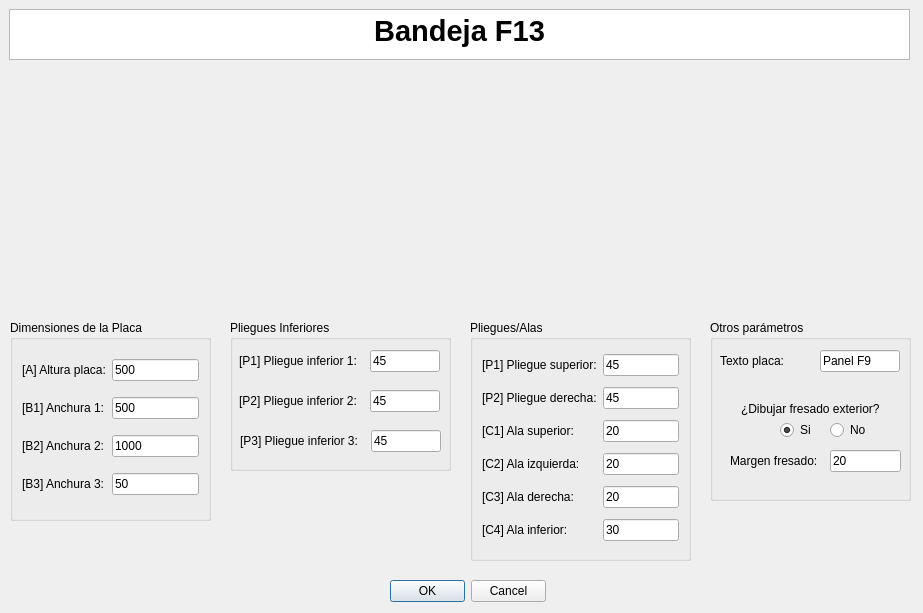
<?xml version="1.0" encoding="UTF-8"?>
<ui version="4.0">
 <class>MyPositionDialog</class>
 <widget class="QDialog" name="MyPositionDialog">
  <property name="geometry">
   <rect>
    <x>0</x>
    <y>0</y>
    <width>923</width>
    <height>613</height>
   </rect>
  </property>
  <property name="windowTitle">
   <string>Enter Position</string>
  </property>
  <property name="whatsThis">
   <string>&lt;html&gt;&lt;head/&gt;&lt;body&gt;&lt;p&gt;Esta ventana de KSDpanel te permite introducir todas las medidas correspondientes del panel seleccionado.&lt;/p&gt;&lt;p&gt;Recuerda que todas las medidas deben de ir en milimetros (mm).&lt;/p&gt;&lt;/body&gt;&lt;/html&gt;</string>
  </property>
  <widget class="QDialogButtonBox" name="buttonBox">
   <property name="geometry">
    <rect>
     <x>390</x>
     <y>580</y>
     <width>156</width>
     <height>23</height>
    </rect>
   </property>
   <property name="orientation">
    <enum>Qt::Horizontal</enum>
   </property>
   <property name="standardButtons">
    <set>QDialogButtonBox::Cancel|QDialogButtonBox::Ok</set>
   </property>
  </widget>
  <widget class="QTextBrowser" name="textBrowser">
   <property name="geometry">
    <rect>
     <x>9</x>
     <y>9</y>
     <width>901</width>
     <height>51</height>
    </rect>
   </property>
   <property name="html">
    <string>&lt;!DOCTYPE HTML PUBLIC &quot;-//W3C//DTD HTML 4.0//EN&quot; &quot;http://www.w3.org/TR/REC-html40/strict.dtd&quot;&gt;
&lt;html&gt;&lt;head&gt;&lt;meta name=&quot;qrichtext&quot; content=&quot;1&quot; /&gt;&lt;style type=&quot;text/css&quot;&gt;
p, li { white-space: pre-wrap; }
&lt;/style&gt;&lt;/head&gt;&lt;body style=&quot; font-family:'MS Shell Dlg 2'; font-size:8.25pt; font-weight:400; font-style:normal;&quot;&gt;
&lt;p align=&quot;center&quot; style=&quot; margin-top:0px; margin-bottom:0px; margin-left:0px; margin-right:0px; -qt-block-indent:0; text-indent:0px;&quot;&gt;&lt;span style=&quot; font-size:22pt; font-weight:600;&quot;&gt;Bandeja F13&lt;/span&gt;&lt;/p&gt;&lt;/body&gt;&lt;/html&gt;</string>
   </property>
  </widget>
  <widget class="QGroupBox" name="groupBox">
   <property name="geometry">
    <rect>
     <x>230</x>
     <y>320</y>
     <width>221</width>
     <height>151</height>
    </rect>
   </property>
   <property name="styleSheet">
    <string notr="true">font: 10pt &quot;MS Shell Dlg 2&quot;;</string>
   </property>
   <property name="title">
    <string>Pliegues Inferiores</string>
   </property>
   <widget class="QLabel" name="label_14">
    <property name="geometry">
     <rect>
      <x>9</x>
      <y>30</y>
      <width>131</width>
      <height>22</height>
     </rect>
    </property>
    <property name="text">
     <string>[P1] Pliegue inferior 1:</string>
    </property>
   </widget>
   <widget class="QLineEdit" name="pliegueInf1UI">
    <property name="geometry">
     <rect>
      <x>140</x>
      <y>30</y>
      <width>70</width>
      <height>22</height>
     </rect>
    </property>
    <property name="text">
     <string>45</string>
    </property>
   </widget>
   <widget class="QLabel" name="label_15">
    <property name="geometry">
     <rect>
      <x>9</x>
      <y>70</y>
      <width>141</width>
      <height>22</height>
     </rect>
    </property>
    <property name="text">
     <string>[P2] Pliegue inferior 2:</string>
    </property>
   </widget>
   <widget class="QLineEdit" name="pliegueInf2UI">
    <property name="geometry">
     <rect>
      <x>140</x>
      <y>70</y>
      <width>70</width>
      <height>22</height>
     </rect>
    </property>
    <property name="text">
     <string>45</string>
    </property>
   </widget>
   <widget class="QLabel" name="label_16">
    <property name="geometry">
     <rect>
      <x>10</x>
      <y>110</y>
      <width>161</width>
      <height>22</height>
     </rect>
    </property>
    <property name="text">
     <string>[P3] Pliegue inferior 3:</string>
    </property>
   </widget>
   <widget class="QLineEdit" name="pliegueInf3UI">
    <property name="geometry">
     <rect>
      <x>141</x>
      <y>110</y>
      <width>70</width>
      <height>22</height>
     </rect>
    </property>
    <property name="text">
     <string>45</string>
    </property>
   </widget>
  </widget>
  <widget class="QGroupBox" name="groupBox_2">
   <property name="geometry">
    <rect>
     <x>470</x>
     <y>320</y>
     <width>221</width>
     <height>241</height>
    </rect>
   </property>
   <property name="styleSheet">
    <string notr="true">font: 10pt &quot;MS Shell Dlg 2&quot;;</string>
   </property>
   <property name="title">
    <string>Pliegues/Alas</string>
   </property>
   <layout class="QGridLayout" name="gridLayout_2">
    <item row="0" column="1">
     <widget class="QLineEdit" name="pliegueSuperiorUI">
      <property name="text">
       <string>45</string>
      </property>
     </widget>
    </item>
    <item row="3" column="1">
     <widget class="QLineEdit" name="alaSuperiorUI">
      <property name="text">
       <string>20</string>
      </property>
     </widget>
    </item>
    <item row="4" column="1">
     <widget class="QLineEdit" name="alaIzquierdaUI">
      <property name="text">
       <string>20</string>
      </property>
     </widget>
    </item>
    <item row="0" column="0">
     <widget class="QLabel" name="label_13">
      <property name="text">
       <string>[P1] Pliegue superior:</string>
      </property>
     </widget>
    </item>
    <item row="7" column="0">
     <widget class="QLabel" name="label_12">
      <property name="text">
       <string>[C4] Ala inferior:</string>
      </property>
     </widget>
    </item>
    <item row="1" column="1">
     <widget class="QLineEdit" name="pliegueDerUI">
      <property name="text">
       <string>45</string>
      </property>
     </widget>
    </item>
    <item row="4" column="0">
     <widget class="QLabel" name="label_19">
      <property name="text">
       <string>[C2] Ala izquierda:</string>
      </property>
     </widget>
    </item>
    <item row="1" column="0">
     <widget class="QLabel" name="label_17">
      <property name="text">
       <string>[P2] Pliegue derecha:</string>
      </property>
     </widget>
    </item>
    <item row="3" column="0">
     <widget class="QLabel" name="label_11">
      <property name="text">
       <string>[C1] Ala superior:</string>
      </property>
     </widget>
    </item>
    <item row="7" column="1">
     <widget class="QLineEdit" name="alaInferiorUI">
      <property name="text">
       <string>30</string>
      </property>
     </widget>
    </item>
    <item row="6" column="1">
     <widget class="QLineEdit" name="alaDerechaUI">
      <property name="text">
       <string>20</string>
      </property>
     </widget>
    </item>
    <item row="6" column="0">
     <widget class="QLabel" name="label_20">
      <property name="text">
       <string>[C3] Ala derecha:</string>
      </property>
     </widget>
    </item>
   </layout>
  </widget>
  <widget class="QLabel" name="imagenPanelUI">
   <property name="geometry">
    <rect>
     <x>220</x>
     <y>70</y>
     <width>471</width>
     <height>241</height>
    </rect>
   </property>
   <property name="text">
    <string/>
   </property>
   <property name="pixmap">
    <pixmap>../imagenes/REF_017cotas.jpg</pixmap>
   </property>
   <property name="scaledContents">
    <bool>true</bool>
   </property>
   <property name="wordWrap">
    <bool>false</bool>
   </property>
   <property name="margin">
    <number>0</number>
   </property>
   <property name="openExternalLinks">
    <bool>false</bool>
   </property>
  </widget>
  <widget class="QGroupBox" name="groupBox_3">
   <property name="geometry">
    <rect>
     <x>10</x>
     <y>320</y>
     <width>201</width>
     <height>201</height>
    </rect>
   </property>
   <property name="styleSheet">
    <string notr="true">font: 10pt &quot;MS Shell Dlg 2&quot;;</string>
   </property>
   <property name="title">
    <string>Dimensiones de la Placa</string>
   </property>
   <layout class="QGridLayout" name="gridLayout">
    <item row="3" column="1">
     <widget class="QLabel" name="label_26">
      <property name="text">
       <string>[B3] Anchura 3:</string>
      </property>
     </widget>
    </item>
    <item row="2" column="1">
     <widget class="QLabel" name="label_22">
      <property name="text">
       <string>[B2] Anchura 2:</string>
      </property>
     </widget>
    </item>
    <item row="0" column="2">
     <widget class="QLineEdit" name="alturaPlacaUI">
      <property name="text">
       <string>500</string>
      </property>
     </widget>
    </item>
    <item row="1" column="1">
     <widget class="QLabel" name="label_4">
      <property name="text">
       <string>[B1] Anchura 1:</string>
      </property>
     </widget>
    </item>
    <item row="3" column="2">
     <widget class="QLineEdit" name="anchura3UI">
      <property name="text">
       <string>50</string>
      </property>
     </widget>
    </item>
    <item row="0" column="1">
     <widget class="QLabel" name="label_8">
      <property name="text">
       <string>[A] Altura placa:</string>
      </property>
     </widget>
    </item>
    <item row="1" column="2">
     <widget class="QLineEdit" name="anchura1UI">
      <property name="text">
       <string>500</string>
      </property>
     </widget>
    </item>
    <item row="2" column="2">
     <widget class="QLineEdit" name="anchura2UI">
      <property name="text">
       <string>1000</string>
      </property>
     </widget>
    </item>
   </layout>
  </widget>
  <widget class="QGroupBox" name="groupBox_4">
   <property name="geometry">
    <rect>
     <x>710</x>
     <y>320</y>
     <width>201</width>
     <height>181</height>
    </rect>
   </property>
   <property name="styleSheet">
    <string notr="true">font: 10pt &quot;MS Shell Dlg 2&quot;;</string>
   </property>
   <property name="title">
    <string>Otros parámetros</string>
   </property>
   <widget class="QLabel" name="label">
    <property name="geometry">
     <rect>
      <x>10</x>
      <y>30</y>
      <width>95</width>
      <height>22</height>
     </rect>
    </property>
    <property name="text">
     <string>Texto placa:</string>
    </property>
   </widget>
   <widget class="QLineEdit" name="textoDescriptivoA0UI">
    <property name="geometry">
     <rect>
      <x>110</x>
      <y>30</y>
      <width>80</width>
      <height>22</height>
     </rect>
    </property>
    <property name="text">
     <string>Panel F9</string>
    </property>
   </widget>
   <widget class="QRadioButton" name="noCrearFresadoUI">
    <property name="geometry">
     <rect>
      <x>120</x>
      <y>100</y>
      <width>38</width>
      <height>20</height>
     </rect>
    </property>
    <property name="text">
     <string>No</string>
    </property>
   </widget>
   <widget class="QLineEdit" name="margenFresadoUI">
    <property name="geometry">
     <rect>
      <x>120</x>
      <y>130</y>
      <width>71</width>
      <height>22</height>
     </rect>
    </property>
    <property name="text">
     <string>20</string>
    </property>
   </widget>
   <widget class="QRadioButton" name="crearFresadoUI">
    <property name="geometry">
     <rect>
      <x>70</x>
      <y>100</y>
      <width>34</width>
      <height>20</height>
     </rect>
    </property>
    <property name="text">
     <string>Si</string>
    </property>
    <property name="checked">
     <bool>true</bool>
    </property>
   </widget>
   <widget class="QLabel" name="label_2">
    <property name="geometry">
     <rect>
      <x>31</x>
      <y>81</y>
      <width>148</width>
      <height>16</height>
     </rect>
    </property>
    <property name="mouseTracking">
     <bool>false</bool>
    </property>
    <property name="text">
     <string>¿Dibujar fresado exterior?</string>
    </property>
    <property name="buddy">
     <cstring>label_2</cstring>
    </property>
   </widget>
   <widget class="QLabel" name="label_3">
    <property name="geometry">
     <rect>
      <x>20</x>
      <y>130</y>
      <width>107</width>
      <height>22</height>
     </rect>
    </property>
    <property name="text">
     <string>Margen fresado:</string>
    </property>
   </widget>
  </widget>
  <zorder>groupBox_2</zorder>
  <zorder>groupBox</zorder>
  <zorder>buttonBox</zorder>
  <zorder>textBrowser</zorder>
  <zorder>imagenPanelUI</zorder>
  <zorder>groupBox_3</zorder>
  <zorder>groupBox_4</zorder>
 </widget>
 <resources/>
 <connections>
  <connection>
   <sender>buttonBox</sender>
   <signal>accepted()</signal>
   <receiver>MyPositionDialog</receiver>
   <slot>accept()</slot>
   <hints>
    <hint type="sourcelabel">
     <x>248</x>
     <y>254</y>
    </hint>
    <hint type="destinationlabel">
     <x>157</x>
     <y>274</y>
    </hint>
   </hints>
  </connection>
  <connection>
   <sender>buttonBox</sender>
   <signal>rejected()</signal>
   <receiver>MyPositionDialog</receiver>
   <slot>reject()</slot>
   <hints>
    <hint type="sourcelabel">
     <x>316</x>
     <y>260</y>
    </hint>
    <hint type="destinationlabel">
     <x>286</x>
     <y>274</y>
    </hint>
   </hints>
  </connection>
 </connections>
</ui>
